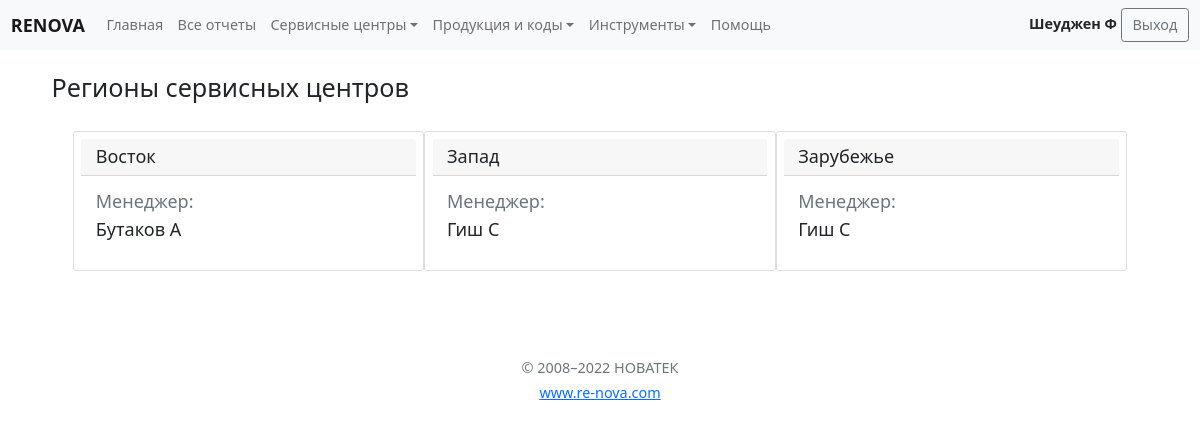
/centres/regions/ (signed in), run on the app's committed database.
### servicecentres/models.py (models this page shows, shortened)
class ServiceRegions(ChangeloggableMixin, models.Model):
    title = models.CharField(max_length=50, db_index=True, verbose_name='Наименование')
    staff_user = models.ForeignKey(User, blank=True,  null=True, on_delete=models.SET_NULL, verbose_name='Менеджер', limit_choices_to={'is_staff': True})
    class Meta():
        verbose_name = 'Регион'
        verbose_name_plural = 'Регионы'
        ordering = ['title']

### servicecentres/views.py (the view)
# urls.py: path('regions/', ServiceCentersRegionList.as_view(), name='centres_region_list_page'),
class ServiceCentersRegionList(LoginRequiredMixin, StaffUserMixin, ListView):
    model = ServiceRegions
    template_name = 'servicecentres/centres_regions_list.html'
    context_object_name = 'regions'
    extra_context = {'title': 'Регионы сервисных центров'}
    paginate_by = 10
    allow_empty = True

### main/models.py (called while the page is built)
def get_name(self):
    result = None
    if self:
        if self.last_name or self.first_name:
            if self.last_name:
                if self.first_name:
                    result = self.last_name+' '+self.first_name[0]
                else:
                    result = self.last_name
            else:
                result = self.first_name
        else:
            result = self.username
        return result
    return result

### main/my_validators.py (called while the page is built)
    def test_func(self):
        return self.request.user.is_active and self.request.user.is_staff

### main/templatetags/my_tags.py (called while the page is built)
@register.filter(name='has_group')
def has_group(user, group_name):
    return user.groups.filter(name=group_name).exists()

@register.inclusion_tag('main/tag_show_base_price_links.html')
def show_base_price_links():
    from ..business_logic import BASE_PRICE_TYPE
    base_price_type = BASE_PRICE_TYPE
    return {'base_price_type': base_price_type, }

### servicecentres/templates/servicecentres/centres_regions_list.html (shortened to what this page needs)
{% extends 'base.html' %}
{% load my_tags %}
{% block content %}
{% include 'inc/staff_navbar.html' %}
<div class="container">
    <main>
        <div class="container py-4"><h3>{{ title }}</h3></div>
        <div class="row px-5 justify-content-center">
            {% if regions %}
                {% for region in regions %}
                <div class="card col-lg-4 p-2">
                <h5 class="card-header">{{ region.title }}</h5>
                <div class="card-body">
                    <div class="row">
                        <div class="col-xxl-5 text-muted">
                            <h5 class="card-title">Менеджер:</h5>
                        </div>
                        <div class="col-xxl-7">
                            <h5 class="card-title">{{ region.staff_user }}</h5>
                        </div>
                    </div>
                </div>
            </div>
                {% endfor %}
            {% else %}
                <h4 class="text-center text-muted">Ничего не найдено ...</h4>
            {% endif %}
        </div>
    </main>
</div>
{% include 'inc/footer.html' %}
{% endblock %}

### templates/inc/staff_navbar.html (shortened to what this page needs)
{% load my_tags %}
<nav class="navbar sticky-top navbar-expand-lg navbar-light bg-light" aria-label="Fourth navbar example">
    <div class="container-fluid">
      <a class="navbar-brand" href="#"><strong>RENOVA</strong></a>
      <div class="collapse navbar-collapse" id="navbarsExample04">
        <ul class="navbar-nav me-auto mb-2 mb-md-0">
          <li class="nav-item">
            <a class="nav-link" aria-current="page" href="{% url 'staff_home' %}">Главная</a>
          </li>
          <li class="nav-item">
            <a class="nav-link" aria-current="page" href="{% url 'reports_list' %}">Все отчеты</a>
          </li>
          <li class="nav-item dropdown">
            <a class="nav-link dropdown-toggle" href="#" id="dropdown04" data-bs-toggle="dropdown" aria-expanded="false">Сервисные центры</a>
          </li>
          <li class="nav-item dropdown">
            <a class="nav-link dropdown-toggle" href="#" id="dropdown05" data-bs-toggle="dropdown" aria-expanded="false">Продукция и коды</a>
          </li>
          <li class="nav-item dropdown">
            <a class="nav-link dropdown-toggle" href="#" id="dropdown06" data-bs-toggle="dropdown" aria-expanded="false">Инструменты</a>
          </li>
          <li class="nav-item">
            <a class="nav-link" aria-current="page" href="{% url 'help_page' %}">Помощь</a>
          </li>
        </ul>
        <div>
            <strong>{{ request.user }}</strong>
            <a class="btn btn-outline-secondary" href="{% url 'user_logout' %}" role="button">Выход</a>
        </div>
      </div>
    </div>
  </nav>

### static/style/my_style.css (style rules this page uses)
html { font-size: 1rem; }
@media (max-width: 1400px) { html { font-size: 0.95rem; } }
@media (max-width: 1200px) { html { font-size: 0.9rem; } }

### data on the page
ServiceRegions: title "Восток", staff_user "Бутаков А"
ServiceRegions: title "Запад", staff_user "Гиш С"
ServiceRegions: title "Зарубежье", staff_user "Гиш С"

### other printed values
{{ request.user }} "Шеуджен Ф"
{{ title }} "Регионы сервисных центров"
